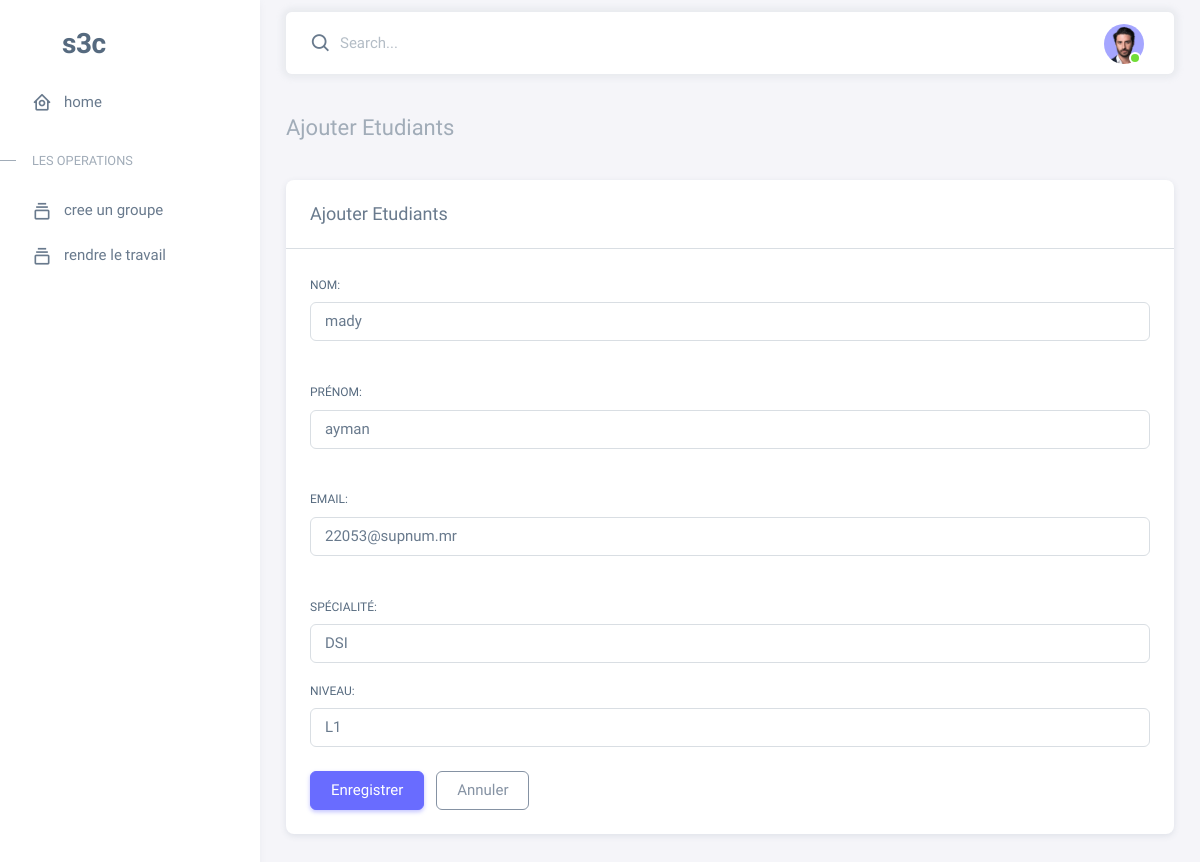
The app's page /modifier_etudiant/1, older data.
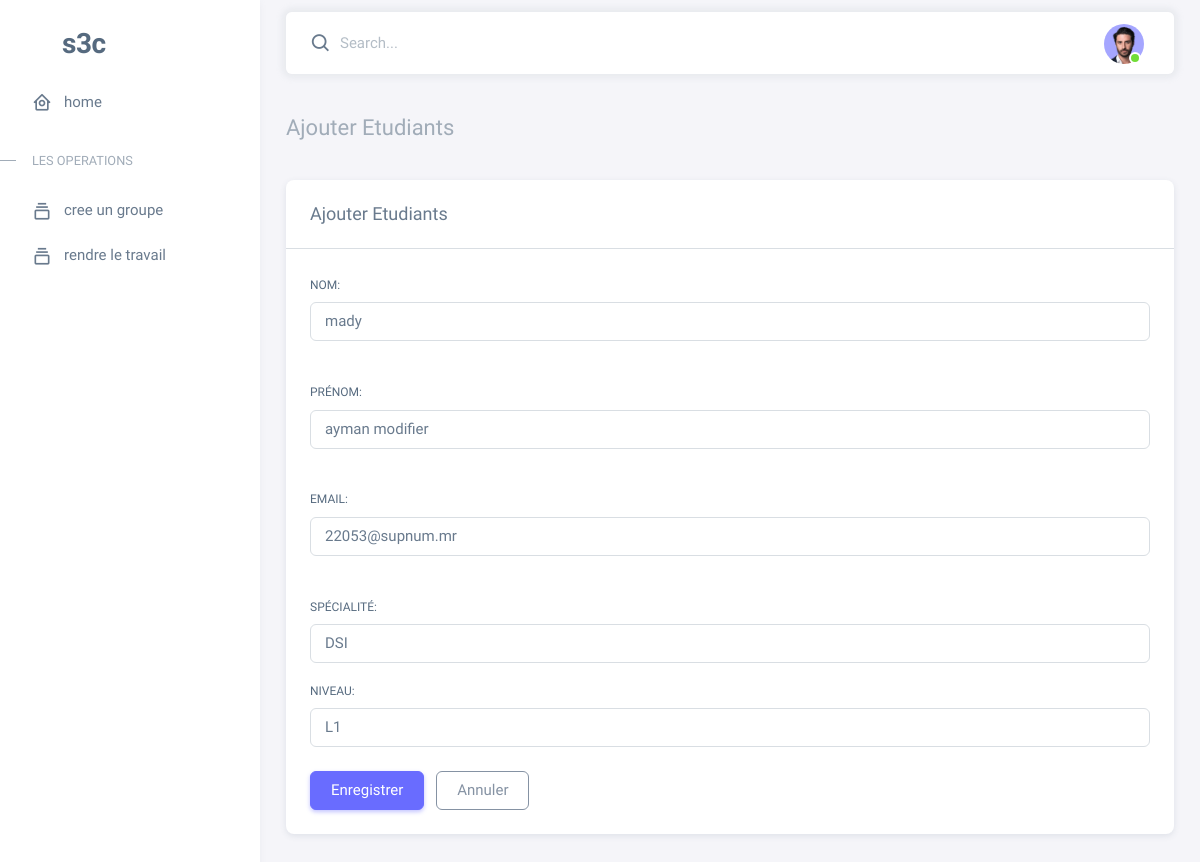
The same page, newer data.
### main/models.py (models this page shows)
class Etudiant(models.Model):
    NIVEAU_CHOICES = (
        ('L1', 'L1'),
        ('L2', 'L2'),
        ('L3', 'L3'),
        ('M1', 'M1'),
        ('M2', 'M2'),
    )
    email = models.EmailField(unique=True)
    nom = models.CharField(max_length=255)
    prénom = models.CharField(max_length=255)
    SPECIALITE_CHOICES = (
        ('DSI', 'DSI'),
        ('RSS', 'RSS'),
        ('CNM', 'CNM'),
    )
    spécialité = models.CharField(max_length=255, choices=SPECIALITE_CHOICES)
    niveau = models.CharField(max_length=3, choices=NIVEAU_CHOICES)

### tach1/views.py (the view, shortened to what this page needs)
# urls.py: path('modifier_etudiant/<int:id_etudiant>',views.modifier_etudiant,name="modifier_etudiant"),
def modifier_etudiant(request, id_etudiant):
    try:
        etudiant = Etudiant.objects.get(pk=id_etudiant)
        return render(request,"etudiants/modifier_etudiant.html",{'etudiant':etudiant})
    except Etudiant.DoesNotExist:
        return HttpResponseNotFound("L'étudiant que vous essayez de modifier n'existe pas.")

### tach1/templates/etudiants/modifier_etudiant.html (shortened to what this page needs)
{% extends 'navbar.html' %}
{% block content %}
            <div class="container-xxl flex-grow-1 container-p-y">
                <h4 class="py-3 mb-4"><span class="text-muted fw-light">Ajouter Etudiants</h4>
                <div class="row">
                  <div class="col-md-12">
                    <div class="card mb-4">
                      <h5 class="card-header">Ajouter Etudiants</h5>
                      <hr class="my-0" />
                      <div class="card-body">
                        <form action="{% url 'modifier_etudiant' etudiant.id %}" method="post">
                                                      <div class="row">
                            <div class="mb-3 col-md-12">
                                <label for="nom" class="form-label">Nom:</label><br>
                                <input type="text" class="form-control" id="nom" value="{{etudiant.nom}}" name="nom" required><br>
                            </div>
                            <div class="mb-3 col-md-12">
                                <label for="prenom" class="form-label">Prénom:</label><br>
                                <input type="text" class="form-control" id="prenom" value="{{etudiant.prénom}}" name="prenom" required><br>
                            </div>
                            <div class="mb-3 col-md-12">
                                <label for="email" class="form-label">Email:</label><br>
                                <input type="email" id="email" class="form-control" value="{{etudiant.email}}"  name="email" required><br>
                            </div>
                              <div class="mb-3 col-md-12">
                                <label for="specialite" class="form-label">Spécialité:</label><br>
                                <select id="specialite" name="specialite" class="form-control">
                                    <option value="DSI" {% if etudiant.niveau == "DSI" %} selected {% endif %}>DSI</option>
                                </select>
                            </div>
                            <div class="mb-3 col-md-12">
                                <label for="niveau" class="form-label">Niveau:</label><br>
                                <select id="niveau" class="form-control" name="niveau">
                                    <option value="L1" {% if etudiant.spécialité == "L1" %} selected {% endif %}>L1</option>
                                </select>
                            </div>
                          </div>
                          <div class="mt-2">
                            <button type="submit" class="btn btn-primary me-2">Enregistrer</button>
                            <button type="reset" class="btn btn-outline-secondary">Annuler</button>
                          </div>
                        </form>
                      </div>
                    </div>
                  </div>
                </div>
              </div>
              {% endblock content %}

Row changes from the older to the newer data that the page shows:
changed Etudiant "mady": prenom "ayman" → "ayman modifier"
